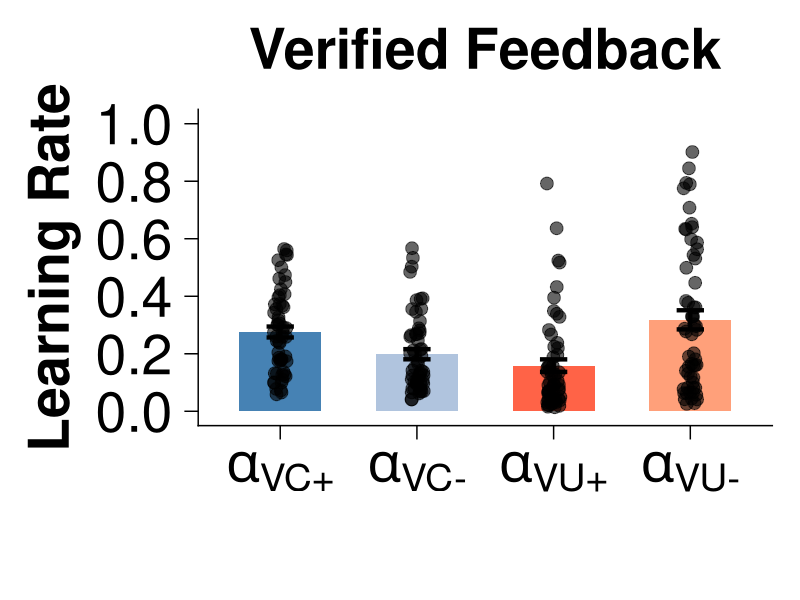
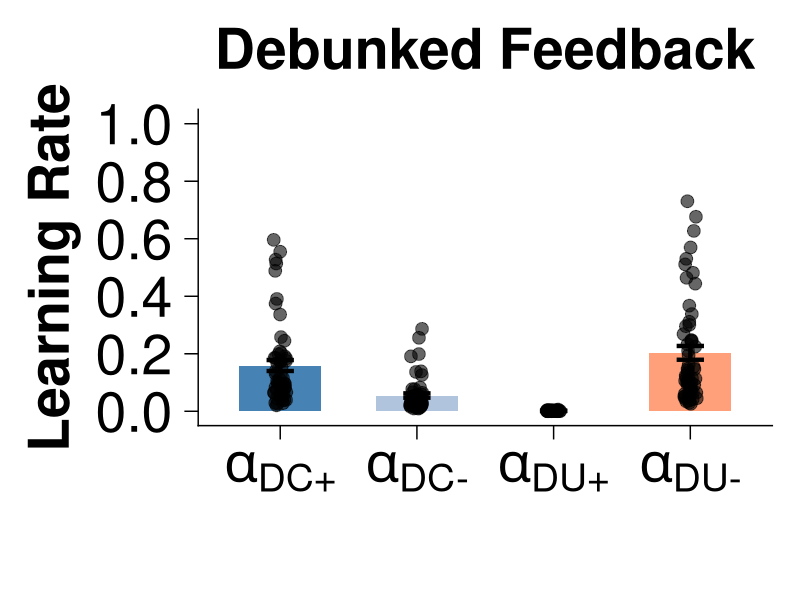

R code for these plots, in order:
library(dplyr)
library(tidyr)
library(ggplot2)
library(cowplot)
library(here)

Points <- read.csv(here("Data", "Processed", "PointsSuppM1_S2.csv"))

Points <- Points %>%
  rename(
    True_Chosen_Pos = postrue_1,
    True_Chosen_Neg = negtrue_1,
    True_Unchosen_Pos = postrue_2,
    True_Unchosen_Neg = negtrue_2,

    False_Chosen_Pos = posfalse_1,
    False_Chosen_Neg = negfalse_1,
    False_Unchosen_Pos = posfalse_2,
    False_Unchosen_Neg = negfalse_2
  )

create_long_data <- function(points_df, feedback_type) {
  levels <- paste0(feedback_type, c("_Chosen_Pos", "_Chosen_Neg", "_Unchosen_Pos", "_Unchosen_Neg"))
  points_df %>%
    pivot_longer(cols = all_of(levels), names_to = "variable", values_to = "value") %>%
    group_by(variable) %>%
    summarise(mean = mean(value), sem = sd(value) / sqrt(n()), .groups = "drop") %>%
    mutate(sem_lower = mean - sem, sem_upper = mean + sem,
           Group = factor(variable, levels = levels))
}

create_plot <- function(long_data, points_df, feedback_type, title) {

  point_data <- points_df %>%
    pivot_longer(
      cols = c(
        paste0(feedback_type, "_Chosen_Pos"),
        paste0(feedback_type, "_Chosen_Neg"),
        paste0(feedback_type, "_Unchosen_Pos"),
        paste0(feedback_type, "_Unchosen_Neg")
      ),
      names_to = "variable",
      values_to = "value"
    ) %>%
    mutate(
      Group = factor(variable, levels = c(
        paste0(feedback_type, "_Chosen_Pos"),
        paste0(feedback_type, "_Chosen_Neg"),
        paste0(feedback_type, "_Unchosen_Pos"),
        paste0(feedback_type, "_Unchosen_Neg")
      ))
    )

  x_labels <- if(feedback_type == "True") {
    c(expression(alpha["VC+"]), expression(alpha["VC-"]), expression(alpha["VU+"]), expression(alpha["VU-"]))
  } else {
    c(expression(alpha["DC+"]), expression(alpha["DC-"]), expression(alpha["DU+"]), expression(alpha["DU-"]))
  }

  ggplot(long_data, aes(x = Group, y = mean, fill = Group)) +
    geom_bar(stat = "identity", position = position_dodge(), width = 0.6) +
    geom_errorbar(
      aes(ymin = sem_lower, ymax = sem_upper),
      width = 0.2, linewidth = 1.5
    ) +
    geom_point(
      data = point_data,
      aes(x = Group, y = value),
      position = position_jitter(width = 0.05),
      size = 4,
      alpha = 0.6,
      color = "black"
    ) +
    scale_fill_manual(values = c(
      "#4682B4",
      "#B0C4DE",
      "#FF6347",
      "#FFA07A"
    )) +
    scale_x_discrete(labels = x_labels) +
    scale_y_continuous(
      limits = c(0, 1),
      breaks = seq(0, 1, by = 0.20)
    ) +
    theme_cowplot(40) +
    theme(
      legend.position = "none",
      plot.title = element_text(hjust = 0.5, face = "bold", size = 40),
      axis.title.y = element_text(size = 40, face = "bold"),
      axis.text.x = element_text(size = 40),
      axis.text.y = element_text(size = 40)
    ) +
    labs(
      title = title,
      x = "",
      y = "Learning Rate"
    )
}

long_data_true <- create_long_data(Points, "True")
long_data_false <- create_long_data(Points, "False")

plot_true <- create_plot(long_data_true, Points, "True", "Verified Feedback")
plot_false <- create_plot(long_data_false, Points, "False", "Debunked Feedback")

print(long_data_true)
print(long_data_false)
plot_true
plot_false
